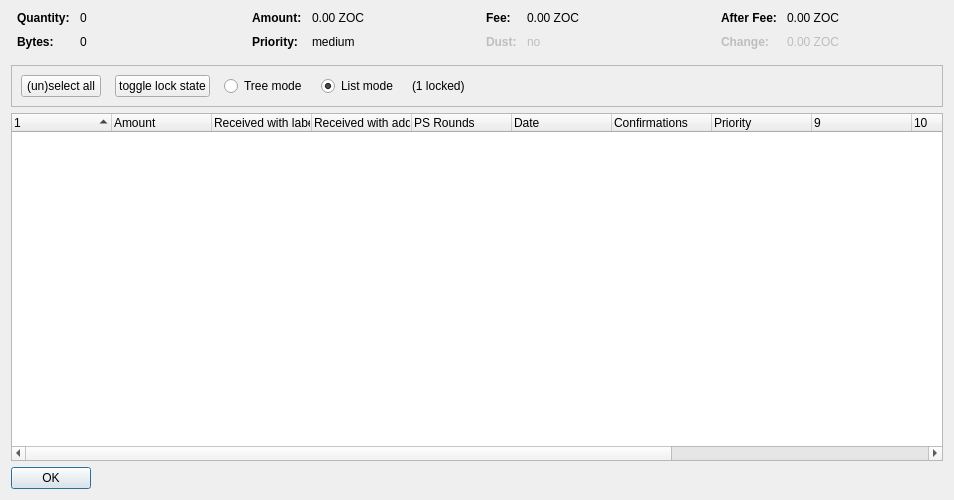
<?xml version="1.0" encoding="UTF-8"?>
<ui version="4.0">
 <class>CoinControlDialog</class>
 <widget class="QDialog" name="CoinControlDialog">
  <property name="geometry">
   <rect>
    <x>0</x>
    <y>0</y>
    <width>954</width>
    <height>500</height>
   </rect>
  </property>
  <property name="windowTitle">
   <string>Coin Selection</string>
  </property>
  <property name="styleSheet">
   <string notr="true"/>
  </property>
  <layout class="QVBoxLayout" name="verticalLayout">
   <item>
    <layout class="QHBoxLayout" name="horizontalLayoutTop" stretch="0,0,0,0">
     <property name="topMargin">
      <number>0</number>
     </property>
     <property name="bottomMargin">
      <number>10</number>
     </property>
     <item>
      <layout class="QFormLayout" name="formLayoutCoinControl1">
       <property name="horizontalSpacing">
        <number>10</number>
       </property>
       <property name="verticalSpacing">
        <number>10</number>
       </property>
       <property name="leftMargin">
        <number>6</number>
       </property>
       <property name="rightMargin">
        <number>6</number>
       </property>
       <item row="0" column="0">
        <widget class="QLabel" name="labelCoinControlQuantityText">
         <property name="font">
          <font>
           <weight>75</weight>
           <bold>true</bold>
          </font>
         </property>
         <property name="text">
          <string>Quantity:</string>
         </property>
        </widget>
       </item>
       <item row="0" column="1">
        <widget class="QLabel" name="labelCoinControlQuantity">
         <property name="cursor">
          <cursorShape>IBeamCursor</cursorShape>
         </property>
         <property name="contextMenuPolicy">
          <enum>Qt::ActionsContextMenu</enum>
         </property>
         <property name="text">
          <string notr="true">0</string>
         </property>
         <property name="textInteractionFlags">
          <set>Qt::LinksAccessibleByMouse|Qt::TextSelectableByKeyboard|Qt::TextSelectableByMouse</set>
         </property>
        </widget>
       </item>
       <item row="1" column="0">
        <widget class="QLabel" name="labelCoinControlBytesText">
         <property name="font">
          <font>
           <weight>75</weight>
           <bold>true</bold>
          </font>
         </property>
         <property name="text">
          <string>Bytes:</string>
         </property>
        </widget>
       </item>
       <item row="1" column="1">
        <widget class="QLabel" name="labelCoinControlBytes">
         <property name="cursor">
          <cursorShape>IBeamCursor</cursorShape>
         </property>
         <property name="contextMenuPolicy">
          <enum>Qt::ActionsContextMenu</enum>
         </property>
         <property name="text">
          <string notr="true">0</string>
         </property>
         <property name="textInteractionFlags">
          <set>Qt::LinksAccessibleByMouse|Qt::TextSelectableByKeyboard|Qt::TextSelectableByMouse</set>
         </property>
        </widget>
       </item>
      </layout>
     </item>
     <item>
      <layout class="QFormLayout" name="formLayoutCoinControl2">
       <property name="horizontalSpacing">
        <number>10</number>
       </property>
       <property name="verticalSpacing">
        <number>10</number>
       </property>
       <property name="leftMargin">
        <number>6</number>
       </property>
       <property name="rightMargin">
        <number>6</number>
       </property>
       <item row="0" column="0">
        <widget class="QLabel" name="labelCoinControlAmountText">
         <property name="font">
          <font>
           <weight>75</weight>
           <bold>true</bold>
          </font>
         </property>
         <property name="text">
          <string>Amount:</string>
         </property>
        </widget>
       </item>
       <item row="0" column="1">
        <widget class="QLabel" name="labelCoinControlAmount">
         <property name="cursor">
          <cursorShape>IBeamCursor</cursorShape>
         </property>
         <property name="contextMenuPolicy">
          <enum>Qt::ActionsContextMenu</enum>
         </property>
         <property name="text">
          <string notr="true">0.00 ZOC</string>
         </property>
         <property name="textInteractionFlags">
          <set>Qt::LinksAccessibleByMouse|Qt::TextSelectableByKeyboard|Qt::TextSelectableByMouse</set>
         </property>
        </widget>
       </item>
       <item row="1" column="0">
        <widget class="QLabel" name="labelCoinControlPriorityText">
         <property name="font">
          <font>
           <weight>75</weight>
           <bold>true</bold>
          </font>
         </property>
         <property name="text">
          <string>Priority:</string>
         </property>
        </widget>
       </item>
       <item row="1" column="1">
        <widget class="QLabel" name="labelCoinControlPriority">
         <property name="cursor">
          <cursorShape>IBeamCursor</cursorShape>
         </property>
         <property name="contextMenuPolicy">
          <enum>Qt::ActionsContextMenu</enum>
         </property>
         <property name="text">
          <string>medium</string>
         </property>
         <property name="textInteractionFlags">
          <set>Qt::LinksAccessibleByMouse|Qt::TextSelectableByKeyboard|Qt::TextSelectableByMouse</set>
         </property>
        </widget>
       </item>
      </layout>
     </item>
     <item>
      <layout class="QFormLayout" name="formLayoutCoinControl3">
       <property name="horizontalSpacing">
        <number>10</number>
       </property>
       <property name="verticalSpacing">
        <number>10</number>
       </property>
       <property name="leftMargin">
        <number>6</number>
       </property>
       <property name="rightMargin">
        <number>6</number>
       </property>
       <item row="0" column="0">
        <widget class="QLabel" name="labelCoinControlFeeText">
         <property name="font">
          <font>
           <weight>75</weight>
           <bold>true</bold>
          </font>
         </property>
         <property name="text">
          <string>Fee:</string>
         </property>
        </widget>
       </item>
       <item row="0" column="1">
        <widget class="QLabel" name="labelCoinControlFee">
         <property name="cursor">
          <cursorShape>IBeamCursor</cursorShape>
         </property>
         <property name="contextMenuPolicy">
          <enum>Qt::ActionsContextMenu</enum>
         </property>
         <property name="text">
          <string notr="true">0.00 ZOC</string>
         </property>
         <property name="textInteractionFlags">
          <set>Qt::LinksAccessibleByMouse|Qt::TextSelectableByKeyboard|Qt::TextSelectableByMouse</set>
         </property>
        </widget>
       </item>
       <item row="1" column="0">
        <widget class="QLabel" name="labelCoinControlLowOutputText">
         <property name="enabled">
          <bool>false</bool>
         </property>
         <property name="font">
          <font>
           <weight>75</weight>
           <bold>true</bold>
          </font>
         </property>
         <property name="text">
          <string>Dust:</string>
         </property>
        </widget>
       </item>
       <item row="1" column="1">
        <widget class="QLabel" name="labelCoinControlLowOutput">
         <property name="enabled">
          <bool>false</bool>
         </property>
         <property name="cursor">
          <cursorShape>IBeamCursor</cursorShape>
         </property>
         <property name="contextMenuPolicy">
          <enum>Qt::ActionsContextMenu</enum>
         </property>
         <property name="text">
          <string>no</string>
         </property>
         <property name="textInteractionFlags">
          <set>Qt::LinksAccessibleByMouse|Qt::TextSelectableByKeyboard|Qt::TextSelectableByMouse</set>
         </property>
        </widget>
       </item>
      </layout>
     </item>
     <item>
      <layout class="QFormLayout" name="formLayoutCoinControl4">
       <property name="horizontalSpacing">
        <number>10</number>
       </property>
       <property name="verticalSpacing">
        <number>10</number>
       </property>
       <property name="leftMargin">
        <number>6</number>
       </property>
       <property name="rightMargin">
        <number>6</number>
       </property>
       <item row="0" column="0">
        <widget class="QLabel" name="labelCoinControlAfterFeeText">
         <property name="font">
          <font>
           <weight>75</weight>
           <bold>true</bold>
          </font>
         </property>
         <property name="text">
          <string>After Fee:</string>
         </property>
        </widget>
       </item>
       <item row="0" column="1">
        <widget class="QLabel" name="labelCoinControlAfterFee">
         <property name="cursor">
          <cursorShape>IBeamCursor</cursorShape>
         </property>
         <property name="contextMenuPolicy">
          <enum>Qt::ActionsContextMenu</enum>
         </property>
         <property name="text">
          <string notr="true">0.00 ZOC</string>
         </property>
         <property name="textInteractionFlags">
          <set>Qt::LinksAccessibleByMouse|Qt::TextSelectableByKeyboard|Qt::TextSelectableByMouse</set>
         </property>
        </widget>
       </item>
       <item row="1" column="0">
        <widget class="QLabel" name="labelCoinControlChangeText">
         <property name="enabled">
          <bool>false</bool>
         </property>
         <property name="font">
          <font>
           <weight>75</weight>
           <bold>true</bold>
          </font>
         </property>
         <property name="text">
          <string>Change:</string>
         </property>
        </widget>
       </item>
       <item row="1" column="1">
        <widget class="QLabel" name="labelCoinControlChange">
         <property name="enabled">
          <bool>false</bool>
         </property>
         <property name="cursor">
          <cursorShape>IBeamCursor</cursorShape>
         </property>
         <property name="contextMenuPolicy">
          <enum>Qt::ActionsContextMenu</enum>
         </property>
         <property name="text">
          <string notr="true">0.00 ZOC</string>
         </property>
         <property name="textInteractionFlags">
          <set>Qt::LinksAccessibleByMouse|Qt::TextSelectableByKeyboard|Qt::TextSelectableByMouse</set>
         </property>
        </widget>
       </item>
      </layout>
     </item>
    </layout>
   </item>
   <item>
    <widget class="QFrame" name="frame">
     <property name="minimumSize">
      <size>
       <width>0</width>
       <height>40</height>
      </size>
     </property>
     <property name="frameShape">
      <enum>QFrame::StyledPanel</enum>
     </property>
     <property name="frameShadow">
      <enum>QFrame::Sunken</enum>
     </property>
     <layout class="QHBoxLayout" name="horizontalLayout">
      <item>
       <layout class="QHBoxLayout" name="horizontalLayoutPanel" stretch="0,0,0,0,0,0">
        <property name="spacing">
         <number>14</number>
        </property>
        <item>
         <widget class="QPushButton" name="pushButtonSelectAll">
          <property name="sizePolicy">
           <sizepolicy hsizetype="Maximum" vsizetype="Fixed">
            <horstretch>0</horstretch>
            <verstretch>0</verstretch>
           </sizepolicy>
          </property>
          <property name="text">
           <string>(un)select all</string>
          </property>
          <property name="autoDefault">
           <bool>false</bool>
          </property>
         </widget>
        </item>
        <item>
         <widget class="QPushButton" name="pushButtonToggleLock">
          <property name="sizePolicy">
           <sizepolicy hsizetype="Maximum" vsizetype="Fixed">
            <horstretch>0</horstretch>
            <verstretch>0</verstretch>
           </sizepolicy>
          </property>
          <property name="text">
           <string>toggle lock state</string>
          </property>
          <property name="autoDefault">
           <bool>false</bool>
          </property>
         </widget>
        </item>
        <item>
         <widget class="QRadioButton" name="radioTreeMode">
          <property name="sizePolicy">
           <sizepolicy hsizetype="Maximum" vsizetype="Fixed">
            <horstretch>0</horstretch>
            <verstretch>0</verstretch>
           </sizepolicy>
          </property>
          <property name="text">
           <string>Tree mode</string>
          </property>
         </widget>
        </item>
        <item>
         <widget class="QRadioButton" name="radioListMode">
          <property name="sizePolicy">
           <sizepolicy hsizetype="Maximum" vsizetype="Fixed">
            <horstretch>0</horstretch>
            <verstretch>0</verstretch>
           </sizepolicy>
          </property>
          <property name="text">
           <string>List mode</string>
          </property>
          <property name="checked">
           <bool>true</bool>
          </property>
         </widget>
        </item>
        <item>
         <widget class="QLabel" name="labelLocked">
          <property name="text">
           <string>(1 locked)</string>
          </property>
         </widget>
        </item>
        <item>
         <spacer name="horizontalSpacer">
          <property name="orientation">
           <enum>Qt::Horizontal</enum>
          </property>
          <property name="sizeHint" stdset="0">
           <size>
            <width>40</width>
            <height>20</height>
           </size>
          </property>
         </spacer>
        </item>
       </layout>
      </item>
     </layout>
    </widget>
   </item>
   <item>
    <widget class="CoinControlTreeWidget" name="treeWidget">
     <property name="contextMenuPolicy">
      <enum>Qt::CustomContextMenu</enum>
     </property>
     <property name="sortingEnabled">
      <bool>false</bool>
     </property>
     <property name="columnCount">
      <number>13</number>
     </property>
     <attribute name="headerShowSortIndicator" stdset="0">
      <bool>true</bool>
     </attribute>
     <attribute name="headerStretchLastSection">
      <bool>false</bool>
     </attribute>
     <column>
      <property name="text">
       <string/>
      </property>
     </column>
     <column>
      <property name="text">
       <string>Amount</string>
      </property>
     </column>
     <column>
      <property name="text">
       <string>Received with label</string>
      </property>
     </column>
     <column>
      <property name="text">
       <string>Received with address</string>
      </property>
     </column>
     <column>
      <property name="text">
       <string>PS Rounds</string>
      </property>
     </column>
     <column>
      <property name="text">
       <string>Date</string>
      </property>
     </column>
     <column>
      <property name="text">
       <string>Confirmations</string>
      </property>
      <property name="toolTip">
       <string>Confirmed</string>
      </property>
     </column>
     <column>
      <property name="text">
       <string>Priority</string>
      </property>
     </column>
     <column>
      <property name="text">
       <string/>
      </property>
     </column>
     <column>
      <property name="text">
       <string/>
      </property>
     </column>
     <column>
      <property name="text">
       <string/>
      </property>
     </column>
     <column>
      <property name="text">
       <string/>
      </property>
     </column>
     <column>
      <property name="text">
       <string/>
      </property>
     </column>
    </widget>
   </item>
   <item>
    <widget class="QDialogButtonBox" name="buttonBox">
     <property name="sizePolicy">
      <sizepolicy hsizetype="Maximum" vsizetype="Fixed">
       <horstretch>0</horstretch>
       <verstretch>0</verstretch>
      </sizepolicy>
     </property>
     <property name="orientation">
      <enum>Qt::Horizontal</enum>
     </property>
     <property name="standardButtons">
      <set>QDialogButtonBox::Ok</set>
     </property>
    </widget>
   </item>
  </layout>
 </widget>
 <customwidgets>
  <customwidget>
   <class>CoinControlTreeWidget</class>
   <extends>QTreeWidget</extends>
   <header>coincontroltreewidget.h</header>
  </customwidget>
 </customwidgets>
 <resources/>
 <connections/>
</ui>
